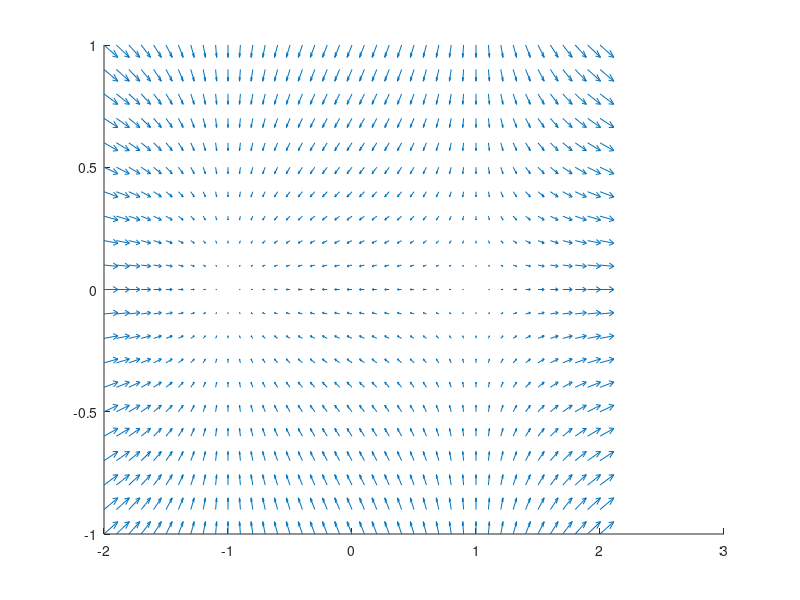

MATLAB code for this plot: (Note: this script raises an error after producing the figure.)
%# function: f(x,y)=x^3-2y^2-3x over x=[-2,2], y=[-1,1]
[X Y] = meshgrid(-2:.1:2, -1:.1:1);
Z = X.^3 -2*Y.^2 -3*X;

%# gradient of f
[dX dY] = gradient(Z, .1, .1);

%# plot the vector field and contour levels
figure, hold on
quiver(X, Y, dX, dY)
contour(10)
axis equal, axis([-2 2 -1 1])
hold off
